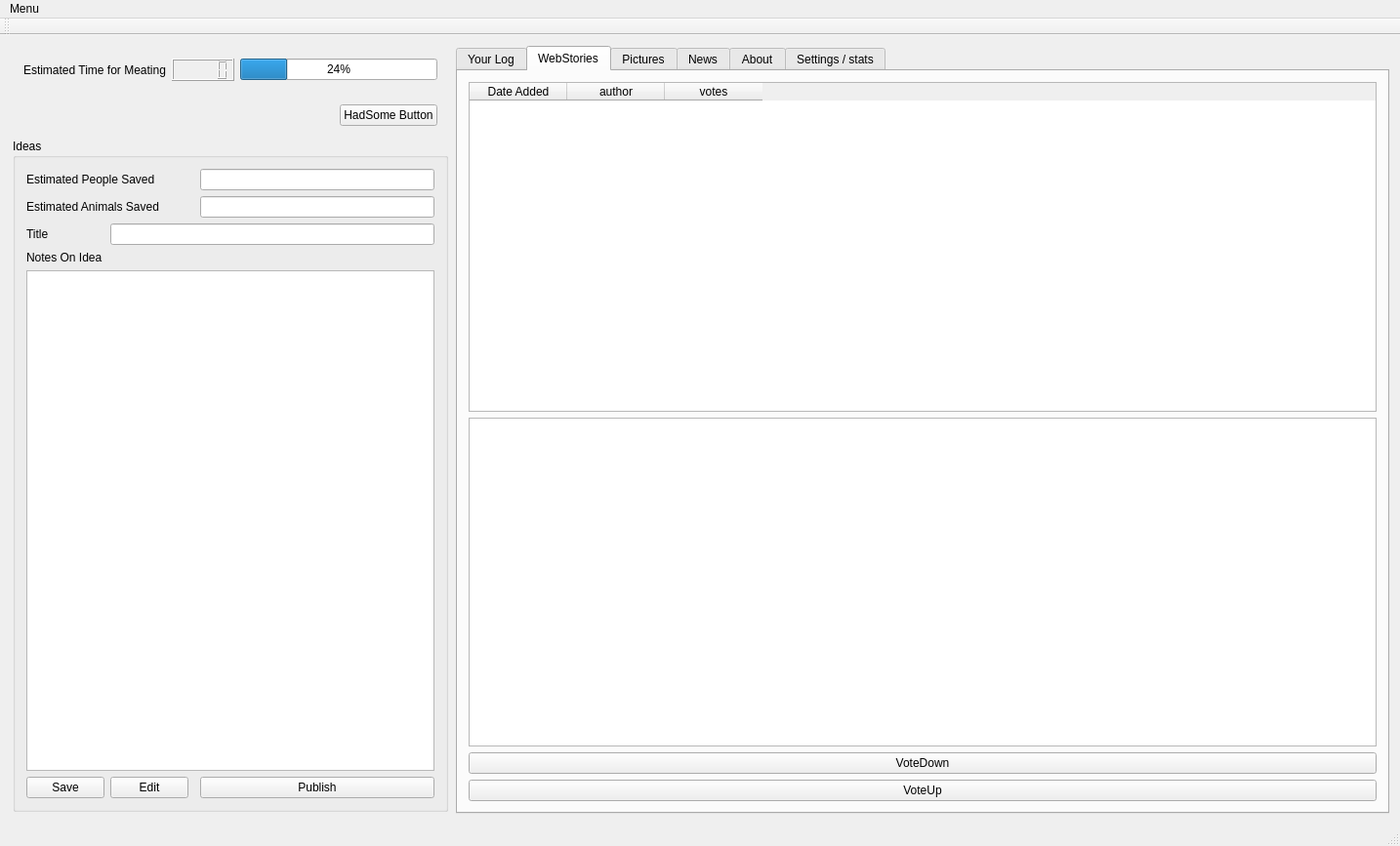
<?xml version="1.0" encoding="UTF-8"?>
<ui version="4.0">
 <class>MainWindow</class>
 <widget class="QMainWindow" name="MainWindow">
  <property name="geometry">
   <rect>
    <x>0</x>
    <y>0</y>
    <width>1434</width>
    <height>867</height>
   </rect>
  </property>
  <property name="windowTitle">
   <string>MainWindow</string>
  </property>
  <widget class="QWidget" name="centralWidget">
   <layout class="QHBoxLayout" name="horizontalLayout_4">
    <item>
     <widget class="QWidget" name="widget" native="true">
      <property name="maximumSize">
       <size>
        <width>450</width>
        <height>16777215</height>
       </size>
      </property>
      <layout class="QVBoxLayout" name="verticalLayout">
       <property name="spacing">
        <number>2</number>
       </property>
       <property name="leftMargin">
        <number>2</number>
       </property>
       <property name="topMargin">
        <number>2</number>
       </property>
       <property name="rightMargin">
        <number>2</number>
       </property>
       <property name="bottomMargin">
        <number>2</number>
       </property>
       <item>
        <widget class="QWidget" name="widget_2" native="true">
         <layout class="QHBoxLayout" name="horizontalLayout_2">
          <item>
           <layout class="QHBoxLayout" name="horizontalLayout">
            <item>
             <widget class="QLabel" name="label_2">
              <property name="text">
               <string>Estimated Time for Meating</string>
              </property>
             </widget>
            </item>
            <item>
             <widget class="QLCDNumber" name="lcdNumber"/>
            </item>
           </layout>
          </item>
          <item>
           <widget class="QProgressBar" name="progressBar">
            <property name="value">
             <number>24</number>
            </property>
           </widget>
          </item>
         </layout>
        </widget>
       </item>
       <item>
        <widget class="QWidget" name="widget_3" native="true">
         <layout class="QHBoxLayout" name="horizontalLayout_3">
          <item>
           <spacer name="horizontalSpacer">
            <property name="orientation">
             <enum>Qt::Horizontal</enum>
            </property>
            <property name="sizeHint" stdset="0">
             <size>
              <width>310</width>
              <height>20</height>
             </size>
            </property>
           </spacer>
          </item>
          <item>
           <widget class="QPushButton" name="hadsome">
            <property name="text">
             <string>HadSome Button</string>
            </property>
           </widget>
          </item>
         </layout>
        </widget>
       </item>
       <item>
        <widget class="QGroupBox" name="groupBox_2">
         <property name="title">
          <string>Ideas</string>
         </property>
         <layout class="QGridLayout" name="gridLayout_3">
          <item row="5" column="1">
           <widget class="QPushButton" name="edit">
            <property name="text">
             <string>Edit</string>
            </property>
           </widget>
          </item>
          <item row="4" column="0" colspan="4">
           <widget class="QTextEdit" name="txt_idea"/>
          </item>
          <item row="1" column="0" colspan="2">
           <widget class="QLabel" name="label_4">
            <property name="text">
             <string>Estimated Animals Saved</string>
            </property>
           </widget>
          </item>
          <item row="1" column="3">
           <widget class="QLineEdit" name="txt_animal"/>
          </item>
          <item row="0" column="3">
           <widget class="QLineEdit" name="txt_people"/>
          </item>
          <item row="2" column="1" colspan="3">
           <widget class="QLineEdit" name="txt_title"/>
          </item>
          <item row="5" column="0">
           <widget class="QPushButton" name="save">
            <property name="text">
             <string>Save</string>
            </property>
           </widget>
          </item>
          <item row="2" column="0">
           <widget class="QLabel" name="label">
            <property name="text">
             <string>Title</string>
            </property>
           </widget>
          </item>
          <item row="0" column="0" colspan="2">
           <widget class="QLabel" name="label_3">
            <property name="text">
             <string>Estimated People Saved</string>
            </property>
           </widget>
          </item>
          <item row="3" column="0" colspan="2">
           <widget class="QLabel" name="label_5">
            <property name="text">
             <string>Notes On Idea</string>
            </property>
           </widget>
          </item>
          <item row="5" column="3">
           <widget class="QPushButton" name="publish">
            <property name="text">
             <string>Publish</string>
            </property>
           </widget>
          </item>
         </layout>
        </widget>
       </item>
      </layout>
     </widget>
    </item>
    <item>
     <widget class="QTabWidget" name="tabWidget">
      <property name="currentIndex">
       <number>1</number>
      </property>
      <widget class="QWidget" name="tab">
       <attribute name="title">
        <string>Your Log</string>
       </attribute>
       <layout class="QGridLayout" name="gridLayout">
        <item row="0" column="0">
         <widget class="QGroupBox" name="groupBox">
          <property name="title">
           <string>Your Entry's</string>
          </property>
          <layout class="QHBoxLayout" name="horizontalLayout_5">
           <item>
            <widget class="QTableWidget" name="tbl_meat">
             <column>
              <property name="text">
               <string>Date</string>
              </property>
             </column>
             <column>
              <property name="text">
               <string>meat used</string>
              </property>
             </column>
            </widget>
           </item>
          </layout>
         </widget>
        </item>
       </layout>
      </widget>
      <widget class="QWidget" name="tab_2">
       <attribute name="title">
        <string>WebStories</string>
       </attribute>
       <layout class="QVBoxLayout" name="verticalLayout_2">
        <item>
         <widget class="QTableWidget" name="tbl_story">
          <property name="selectionMode">
           <enum>QAbstractItemView::ExtendedSelection</enum>
          </property>
          <property name="selectionBehavior">
           <enum>QAbstractItemView::SelectRows</enum>
          </property>
          <column>
           <property name="text">
            <string>Date Added</string>
           </property>
          </column>
          <column>
           <property name="text">
            <string>author</string>
           </property>
          </column>
          <column>
           <property name="text">
            <string>votes</string>
           </property>
          </column>
         </widget>
        </item>
        <item>
         <widget class="QTextEdit" name="txt_storyidea"/>
        </item>
        <item>
         <widget class="QPushButton" name="webvotedown">
          <property name="text">
           <string>VoteDown</string>
          </property>
         </widget>
        </item>
        <item>
         <widget class="QPushButton" name="webvoteup">
          <property name="text">
           <string>VoteUp</string>
          </property>
         </widget>
        </item>
       </layout>
      </widget>
      <widget class="QWidget" name="tab_3">
       <attribute name="title">
        <string>Pictures</string>
       </attribute>
       <layout class="QGridLayout" name="gridLayout_7">
        <item row="1" column="2">
         <widget class="QPushButton" name="pictureVoteDown">
          <property name="text">
           <string>VoteDown</string>
          </property>
         </widget>
        </item>
        <item row="0" column="0" colspan="3">
         <widget class="QGraphicsView" name="graphicsView"/>
        </item>
        <item row="2" column="0">
         <widget class="QPushButton" name="pictureInspire">
          <property name="text">
           <string>Inspire</string>
          </property>
         </widget>
        </item>
        <item row="2" column="2">
         <widget class="QPushButton" name="pictureUpload">
          <property name="text">
           <string>Upload</string>
          </property>
         </widget>
        </item>
        <item row="1" column="0" colspan="2">
         <widget class="QPushButton" name="pictureVoteUp">
          <property name="text">
           <string>VoteUp</string>
          </property>
         </widget>
        </item>
        <item row="2" column="1">
         <widget class="QPushButton" name="pictureRandom">
          <property name="text">
           <string>Random</string>
          </property>
         </widget>
        </item>
       </layout>
      </widget>
      <widget class="QWidget" name="tab_9">
       <attribute name="title">
        <string>News</string>
       </attribute>
       <layout class="QGridLayout" name="gridLayout_10">
        <item row="2" column="0">
         <widget class="QPushButton" name="pushButton">
          <property name="text">
           <string>update</string>
          </property>
         </widget>
        </item>
        <item row="1" column="0">
         <widget class="QTableWidget" name="tableWidget_5">
          <column>
           <property name="text">
            <string>Date</string>
           </property>
          </column>
          <column>
           <property name="text">
            <string>Title</string>
           </property>
          </column>
          <column>
           <property name="text">
            <string>Entry</string>
           </property>
          </column>
         </widget>
        </item>
       </layout>
      </widget>
      <widget class="QWidget" name="tab_7">
       <attribute name="title">
        <string>About</string>
       </attribute>
       <layout class="QVBoxLayout" name="verticalLayout_3">
        <item>
         <widget class="QLabel" name="label_6">
          <property name="text">
           <string>i can do ths page later its an app about sharing ideas about curbing meat consumption using 
recipes and pictures about other food ideas</string>
          </property>
          <property name="alignment">
           <set>Qt::AlignCenter</set>
          </property>
         </widget>
        </item>
       </layout>
      </widget>
      <widget class="QWidget" name="tab_4">
       <attribute name="title">
        <string>Settings / stats</string>
       </attribute>
       <layout class="QVBoxLayout" name="verticalLayout_4">
        <item>
         <spacer name="verticalSpacer">
          <property name="orientation">
           <enum>Qt::Vertical</enum>
          </property>
          <property name="sizeHint" stdset="0">
           <size>
            <width>20</width>
            <height>40</height>
           </size>
          </property>
         </spacer>
        </item>
        <item>
         <widget class="QWidget" name="widget_4" native="true">
          <layout class="QHBoxLayout" name="horizontalLayout_6">
           <item>
            <spacer name="horizontalSpacer_2">
             <property name="orientation">
              <enum>Qt::Horizontal</enum>
             </property>
             <property name="sizeHint" stdset="0">
              <size>
               <width>40</width>
               <height>20</height>
              </size>
             </property>
            </spacer>
           </item>
           <item>
            <widget class="QLabel" name="label_7">
             <property name="text">
              <string>skipped</string>
             </property>
            </widget>
           </item>
           <item>
            <layout class="QHBoxLayout" name="horizontalLayout_10">
             <property name="leftMargin">
              <number>41</number>
             </property>
            </layout>
           </item>
           <item>
            <widget class="QLabel" name="label_8">
             <property name="text">
              <string>times
ammount</string>
             </property>
            </widget>
           </item>
           <item>
            <spacer name="horizontalSpacer_3">
             <property name="orientation">
              <enum>Qt::Horizontal</enum>
             </property>
             <property name="sizeHint" stdset="0">
              <size>
               <width>40</width>
               <height>20</height>
              </size>
             </property>
            </spacer>
           </item>
          </layout>
         </widget>
        </item>
        <item>
         <widget class="QWidget" name="widget_5" native="true">
          <layout class="QHBoxLayout" name="horizontalLayout_7">
           <item>
            <spacer name="horizontalSpacer_4">
             <property name="orientation">
              <enum>Qt::Horizontal</enum>
             </property>
             <property name="sizeHint" stdset="0">
              <size>
               <width>40</width>
               <height>20</height>
              </size>
             </property>
            </spacer>
           </item>
           <item>
            <widget class="QLabel" name="label_10">
             <property name="text">
              <string>timer duration</string>
             </property>
            </widget>
           </item>
           <item>
            <widget class="QLineEdit" name="lineEdit_6"/>
           </item>
           <item>
            <spacer name="horizontalSpacer_5">
             <property name="orientation">
              <enum>Qt::Horizontal</enum>
             </property>
             <property name="sizeHint" stdset="0">
              <size>
               <width>40</width>
               <height>20</height>
              </size>
             </property>
            </spacer>
           </item>
          </layout>
         </widget>
        </item>
        <item>
         <widget class="QWidget" name="widget_6" native="true">
          <layout class="QHBoxLayout" name="horizontalLayout_8">
           <item>
            <spacer name="horizontalSpacer_6">
             <property name="orientation">
              <enum>Qt::Horizontal</enum>
             </property>
             <property name="sizeHint" stdset="0">
              <size>
               <width>40</width>
               <height>20</height>
              </size>
             </property>
            </spacer>
           </item>
           <item>
            <widget class="QLabel" name="label_9">
             <property name="text">
              <string>serving size</string>
             </property>
            </widget>
           </item>
           <item>
            <layout class="QHBoxLayout" name="horizontalLayout_11">
             <property name="leftMargin">
              <number>4</number>
             </property>
            </layout>
           </item>
           <item>
            <widget class="QLineEdit" name="lineEdit_5"/>
           </item>
           <item>
            <widget class="QLabel" name="label_12">
             <property name="text">
              <string>lbs</string>
             </property>
            </widget>
           </item>
           <item>
            <spacer name="horizontalSpacer_7">
             <property name="orientation">
              <enum>Qt::Horizontal</enum>
             </property>
             <property name="sizeHint" stdset="0">
              <size>
               <width>40</width>
               <height>20</height>
              </size>
             </property>
            </spacer>
           </item>
          </layout>
         </widget>
        </item>
        <item>
         <widget class="QWidget" name="widget_7" native="true">
          <layout class="QHBoxLayout" name="horizontalLayout_9">
           <item>
            <spacer name="horizontalSpacer_8">
             <property name="orientation">
              <enum>Qt::Horizontal</enum>
             </property>
             <property name="sizeHint" stdset="0">
              <size>
               <width>40</width>
               <height>20</height>
              </size>
             </property>
            </spacer>
           </item>
           <item>
            <widget class="QPushButton" name="pushButton_2">
             <property name="text">
              <string>save</string>
             </property>
            </widget>
           </item>
           <item>
            <spacer name="horizontalSpacer_9">
             <property name="orientation">
              <enum>Qt::Horizontal</enum>
             </property>
             <property name="sizeHint" stdset="0">
              <size>
               <width>40</width>
               <height>20</height>
              </size>
             </property>
            </spacer>
           </item>
          </layout>
         </widget>
        </item>
        <item>
         <spacer name="verticalSpacer_2">
          <property name="orientation">
           <enum>Qt::Vertical</enum>
          </property>
          <property name="sizeHint" stdset="0">
           <size>
            <width>20</width>
            <height>40</height>
           </size>
          </property>
         </spacer>
        </item>
       </layout>
      </widget>
     </widget>
    </item>
   </layout>
  </widget>
  <widget class="QMenuBar" name="menuBar">
   <property name="geometry">
    <rect>
     <x>0</x>
     <y>0</y>
     <width>1434</width>
     <height>26</height>
    </rect>
   </property>
   <widget class="QMenu" name="menuMenu">
    <property name="title">
     <string>Menu</string>
    </property>
    <addaction name="actionExit"/>
   </widget>
   <addaction name="menuMenu"/>
  </widget>
  <widget class="QToolBar" name="mainToolBar">
   <attribute name="toolBarArea">
    <enum>TopToolBarArea</enum>
   </attribute>
   <attribute name="toolBarBreak">
    <bool>false</bool>
   </attribute>
  </widget>
  <widget class="QStatusBar" name="statusBar"/>
  <action name="actionExit">
   <property name="text">
    <string>Exit</string>
   </property>
  </action>
 </widget>
 <layoutdefault spacing="6" margin="11"/>
 <resources/>
 <connections/>
</ui>
